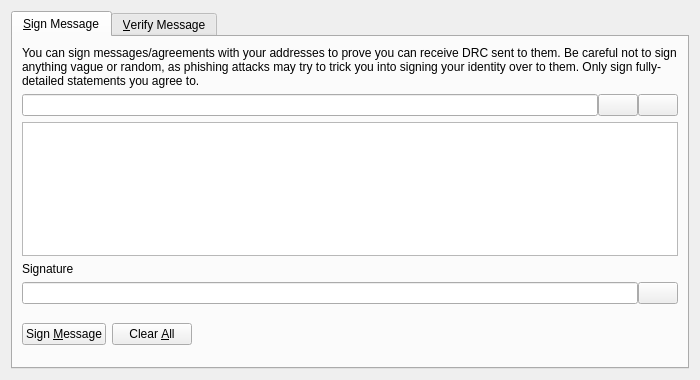
<?xml version="1.0" encoding="UTF-8"?>
<ui version="4.0">
 <class>SignVerifyMessageDialog</class>
 <widget class="QDialog" name="SignVerifyMessageDialog">
  <property name="geometry">
   <rect>
    <x>0</x>
    <y>0</y>
    <width>700</width>
    <height>380</height>
   </rect>
  </property>
  <property name="windowTitle">
   <string>Signatures - Sign / Verify a Message</string>
  </property>
  <property name="modal">
   <bool>true</bool>
  </property>
  <layout class="QVBoxLayout" name="verticalLayout">
   <item>
    <widget class="QTabWidget" name="tabWidget">
     <property name="currentIndex">
      <number>0</number>
     </property>
     <widget class="QWidget" name="tabSignMessage">
      <attribute name="title">
       <string>&amp;Sign Message</string>
      </attribute>
      <layout class="QVBoxLayout" name="verticalLayout_SM">
       <item>
        <widget class="QLabel" name="infoLabel_SM">
         <property name="text">
          <string>You can sign messages/agreements with your addresses to prove you can receive DRC sent to them. Be careful not to sign anything vague or random, as phishing attacks may try to trick you into signing your identity over to them. Only sign fully-detailed statements you agree to.</string>
         </property>
         <property name="textFormat">
          <enum>Qt::PlainText</enum>
         </property>
         <property name="wordWrap">
          <bool>true</bool>
         </property>
        </widget>
       </item>
       <item>
        <layout class="QHBoxLayout" name="horizontalLayout_1_SM">
         <property name="spacing">
          <number>0</number>
         </property>
         <item>
          <widget class="QValidatedLineEdit" name="addressIn_SM">
           <property name="toolTip">
            <string>The DRC address to sign the message with</string>
           </property>
          </widget>
         </item>
         <item>
          <widget class="QPushButton" name="addressBookButton_SM">
           <property name="toolTip">
            <string>Choose previously used address</string>
           </property>
           <property name="text">
            <string/>
           </property>
           <property name="shortcut">
            <string>Alt+A</string>
           </property>
           <property name="autoDefault">
            <bool>false</bool>
           </property>
          </widget>
         </item>
         <item>
          <widget class="QPushButton" name="pasteButton_SM">
           <property name="toolTip">
            <string>Paste address from clipboard</string>
           </property>
           <property name="text">
            <string/>
           </property>
           <property name="shortcut">
            <string>Alt+P</string>
           </property>
           <property name="autoDefault">
            <bool>false</bool>
           </property>
          </widget>
         </item>
        </layout>
       </item>
       <item>
        <widget class="QPlainTextEdit" name="messageIn_SM">
         <property name="toolTip">
          <string>Enter the message you want to sign here</string>
         </property>
        </widget>
       </item>
       <item>
        <widget class="QLabel" name="signatureLabel_SM">
         <property name="text">
          <string>Signature</string>
         </property>
         <property name="textFormat">
          <enum>Qt::PlainText</enum>
         </property>
        </widget>
       </item>
       <item>
        <layout class="QHBoxLayout" name="horizontalLayout_2_SM">
         <property name="spacing">
          <number>0</number>
         </property>
         <item>
          <widget class="QLineEdit" name="signatureOut_SM">
           <property name="font">
            <font>
             <italic>true</italic>
            </font>
           </property>
           <property name="readOnly">
            <bool>true</bool>
           </property>
          </widget>
         </item>
         <item>
          <widget class="QPushButton" name="copySignatureButton_SM">
           <property name="toolTip">
            <string>Copy the current signature to the system clipboard</string>
           </property>
           <property name="text">
            <string/>
           </property>
           <property name="autoDefault">
            <bool>false</bool>
           </property>
          </widget>
         </item>
        </layout>
       </item>
       <item>
        <layout class="QHBoxLayout" name="horizontalLayout_3_SM">
         <item>
          <widget class="QPushButton" name="signMessageButton_SM">
           <property name="toolTip">
            <string>Sign the message to prove you own this DRC address</string>
           </property>
           <property name="text">
            <string>Sign &amp;Message</string>
           </property>
           <property name="autoDefault">
            <bool>false</bool>
           </property>
          </widget>
         </item>
         <item>
          <widget class="QPushButton" name="clearButton_SM">
           <property name="toolTip">
            <string>Reset all sign message fields</string>
           </property>
           <property name="text">
            <string>Clear &amp;All</string>
           </property>
           <property name="autoDefault">
            <bool>false</bool>
           </property>
          </widget>
         </item>
         <item>
          <spacer name="horizontalSpacer_1_SM">
           <property name="orientation">
            <enum>Qt::Horizontal</enum>
           </property>
           <property name="sizeHint" stdset="0">
            <size>
             <width>40</width>
             <height>48</height>
            </size>
           </property>
          </spacer>
         </item>
         <item>
          <widget class="QLabel" name="statusLabel_SM">
           <property name="font">
            <font>
             <weight>75</weight>
             <bold>true</bold>
            </font>
           </property>
           <property name="text">
            <string/>
           </property>
           <property name="wordWrap">
            <bool>true</bool>
           </property>
          </widget>
         </item>
         <item>
          <spacer name="horizontalSpacer_2_SM">
           <property name="orientation">
            <enum>Qt::Horizontal</enum>
           </property>
           <property name="sizeHint" stdset="0">
            <size>
             <width>40</width>
             <height>48</height>
            </size>
           </property>
          </spacer>
         </item>
        </layout>
       </item>
      </layout>
     </widget>
     <widget class="QWidget" name="tabVerifyMessage">
      <attribute name="title">
       <string>&amp;Verify Message</string>
      </attribute>
      <layout class="QVBoxLayout" name="verticalLayout_VM">
       <item>
        <widget class="QLabel" name="infoLabel_VM">
         <property name="text">
          <string>Enter the receiver's address, message (ensure you copy line breaks, spaces, tabs, etc. exactly) and signature below to verify the message. Be careful not to read more into the signature than what is in the signed message itself, to avoid being tricked by a man-in-the-middle attack. Note that this only proves the signing party receives with the address, it cannot prove sendership of any transaction!</string>
         </property>
         <property name="textFormat">
          <enum>Qt::PlainText</enum>
         </property>
         <property name="alignment">
          <set>Qt::AlignLeading|Qt::AlignLeft|Qt::AlignTop</set>
         </property>
         <property name="wordWrap">
          <bool>true</bool>
         </property>
        </widget>
       </item>
       <item>
        <layout class="QHBoxLayout" name="horizontalLayout_1_VM">
         <property name="spacing">
          <number>0</number>
         </property>
         <item>
          <widget class="QValidatedLineEdit" name="addressIn_VM">
           <property name="toolTip">
            <string>The DRC address the message was signed with</string>
           </property>
          </widget>
         </item>
         <item>
          <widget class="QPushButton" name="addressBookButton_VM">
           <property name="toolTip">
            <string>Choose previously used address</string>
           </property>
           <property name="text">
            <string/>
           </property>
           <property name="shortcut">
            <string>Alt+A</string>
           </property>
           <property name="autoDefault">
            <bool>false</bool>
           </property>
          </widget>
         </item>
        </layout>
       </item>
       <item>
        <widget class="QPlainTextEdit" name="messageIn_VM"/>
       </item>
       <item>
        <widget class="QValidatedLineEdit" name="signatureIn_VM"/>
       </item>
       <item>
        <layout class="QHBoxLayout" name="horizontalLayout_2_VM">
         <item>
          <widget class="QPushButton" name="verifyMessageButton_VM">
           <property name="toolTip">
            <string>Verify the message to ensure it was signed with the specified DRC address</string>
           </property>
           <property name="text">
            <string>Verify &amp;Message</string>
           </property>
           <property name="autoDefault">
            <bool>false</bool>
           </property>
          </widget>
         </item>
         <item>
          <widget class="QPushButton" name="clearButton_VM">
           <property name="toolTip">
            <string>Reset all verify message fields</string>
           </property>
           <property name="text">
            <string>Clear &amp;All</string>
           </property>
           <property name="autoDefault">
            <bool>false</bool>
           </property>
          </widget>
         </item>
         <item>
          <spacer name="horizontalSpacer_1_VM">
           <property name="orientation">
            <enum>Qt::Horizontal</enum>
           </property>
           <property name="sizeHint" stdset="0">
            <size>
             <width>40</width>
             <height>48</height>
            </size>
           </property>
          </spacer>
         </item>
         <item>
          <widget class="QLabel" name="statusLabel_VM">
           <property name="font">
            <font>
             <weight>75</weight>
             <bold>true</bold>
            </font>
           </property>
           <property name="text">
            <string/>
           </property>
           <property name="wordWrap">
            <bool>true</bool>
           </property>
          </widget>
         </item>
         <item>
          <spacer name="horizontalSpacer_2_VM">
           <property name="orientation">
            <enum>Qt::Horizontal</enum>
           </property>
           <property name="sizeHint" stdset="0">
            <size>
             <width>40</width>
             <height>48</height>
            </size>
           </property>
          </spacer>
         </item>
        </layout>
       </item>
      </layout>
     </widget>
    </widget>
   </item>
  </layout>
 </widget>
 <customwidgets>
  <customwidget>
   <class>QValidatedLineEdit</class>
   <extends>QLineEdit</extends>
   <header>qvalidatedlineedit.h</header>
  </customwidget>
 </customwidgets>
 <resources>
  <include location="../drc.qrc"/>
 </resources>
 <connections/>
</ui>
